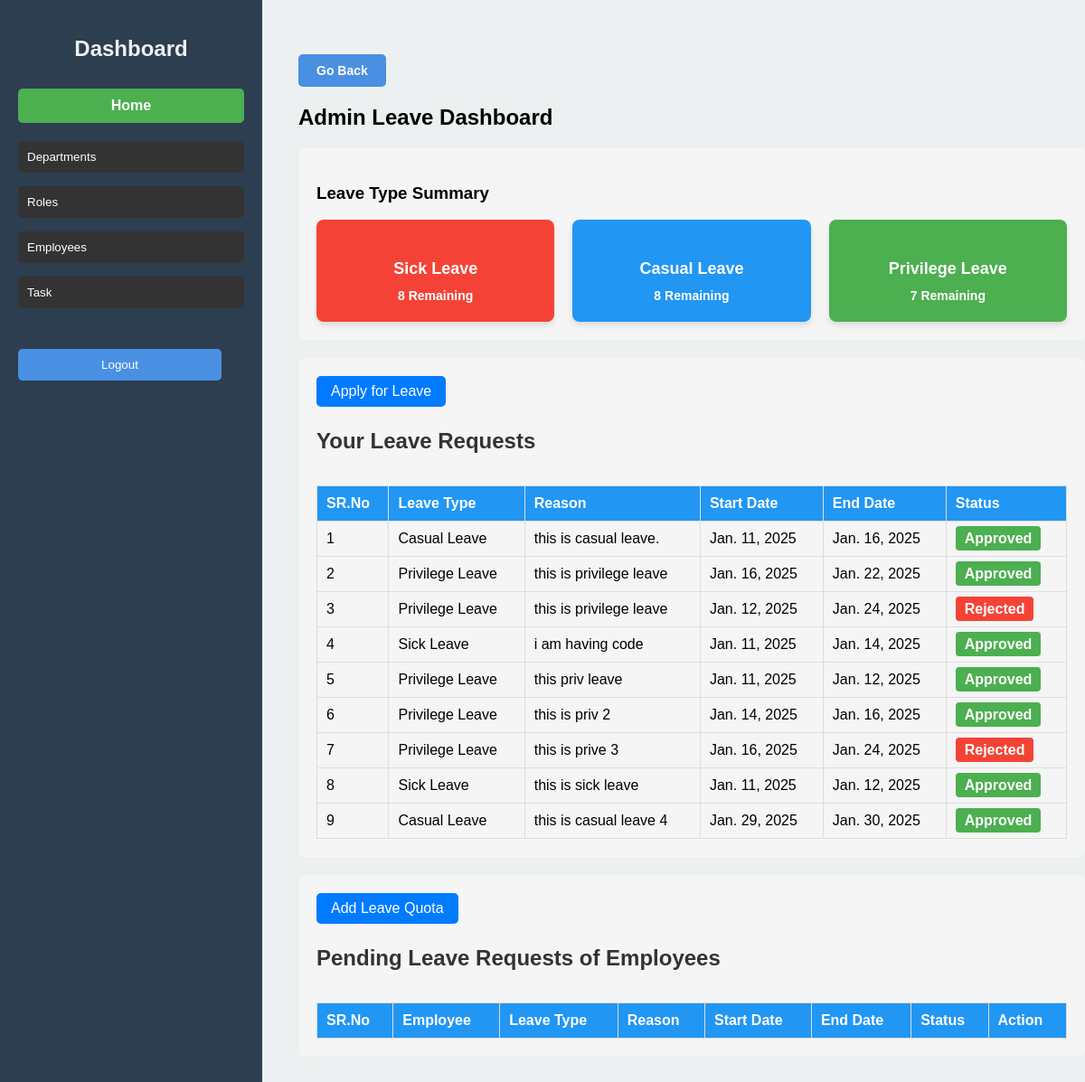
/leave_dashboard_admin/ (signed in), run on the app's committed database.
### deptapp/models.py (models this page shows, shortened)
class Leave(models.Model):
    class LeaveType(models.TextChoices):
        SICK_LEAVE = 'SL', 'Sick Leave'
        CASUAL_LEAVE = 'CL', 'Casual Leave'
        PRIVILEGE_LEAVE = 'PL', 'Privilege Leave'
        LEAVE_WITHOUT_PAY = 'LWP', 'Leave Without Pay'
    class Status(models.TextChoices):
        APPROVED = 'approved', 'Approved'
        REJECTED = 'rejected', 'Rejected'
        PENDING = 'pending', 'Pending'
    leave_id = models.AutoField(primary_key=True)
    employee = models.ForeignKey('Users', on_delete=models.CASCADE, related_name='leaves')
    leave_type = models.CharField(max_length=3, choices=LeaveType.choices)
    reason = models.CharField(max_length=200)
    start_date = models.DateField()
    end_date = models.DateField()
    total_days = models.PositiveIntegerField()
    status = models.CharField(max_length=10, choices=Status.choices, default=Status.PENDING)
    approved_by = models.ForeignKey('Users', on_delete=models.SET_NULL, null=True, blank=True, related_name='approved_leaves')
    created_at = models.DateTimeField(auto_now_add=True)
    updated_at = models.DateTimeField(auto_now=True)

### deptapp/views.py (the view)
# urls.py: path('leave_dashboard_admin/', views.leave_dashboard_admin, name='leave_dashboard_admin'),
@login_required
def leave_dashboard_admin(request):
    pending_leaves = Leave.objects.filter(status=Leave.Status.PENDING)
    employee_leaves = Leave.objects.filter(employee=request.user)
    leave_type_counts = Counter(leave.get_leave_type_display() for leave in pending_leaves)
    leave_type_summary = dict(leave_type_counts)
    leave_quotas = LeaveQuota.objects.filter(employee=request.user)
    remaining_leave_quotas = {
        'Sick_Leave': 0,
        'Casual_Leave': 0,
        'Privilege_Leave': 0,
    }
    for quota in leave_quotas:
        if quota.leave_type == LeaveQuota.LeaveType.SICK_LEAVE:
            remaining_leave_quotas['Sick_Leave'] = quota.remain_quota
        elif quota.leave_type == LeaveQuota.LeaveType.CASUAL_LEAVE:
            remaining_leave_quotas['Casual_Leave'] = quota.remain_quota
        elif quota.leave_type == LeaveQuota.LeaveType.PRIVILEGE_LEAVE:
            remaining_leave_quotas['Privilege_Leave'] = quota.remain_quota
    for leave in employee_leaves:
        if leave.status == Leave.Status.APPROVED:
            if leave.leave_type == Leave.LeaveType.SICK_LEAVE:
                remaining_leave_quotas['Sick_Leave'] -= 1
            elif leave.leave_type == Leave.LeaveType.CASUAL_LEAVE:
                remaining_leave_quotas['Casual_Leave'] -= 1
            elif leave.leave_type == Leave.LeaveType.PRIVILEGE_LEAVE:
                remaining_leave_quotas['Privilege_Leave'] -= 1
    return render(request, 'leave_dashboard_admin.html', {
        'pending_leaves': pending_leaves,
        'employee_leaves': employee_leaves,
        'leave_type_summary': leave_type_summary,
        'remaining_leave_quotas': remaining_leave_quotas,  # Pass remaining leave quotas for the logged-in admin
    })

### templates/leave_dashboard_admin.html (shortened to what this page needs)
{% extends 'base.html' %}
{% block content %}
<div class="dashboard-container">
    <a href="{% url 'viewtasks' %}" class="btn btn-top">Go Back</a>
    <h2>Admin Leave Dashboard</h2>
    <div class="leave-summary">
        <h3>Leave Type Summary</h3>
        <div class="leave-type-summary">
            <div class="leave-type-box sick-leave-box">
                <h4>Sick Leave</h4>
                <span>{{ remaining_leave_quotas.Sick_Leave }} Remaining</span>
            </div>
            <div class="leave-type-box casual-leave-box">
                <h4>Casual Leave</h4>
                <span>{{ remaining_leave_quotas.Casual_Leave }} Remaining</span>
            </div>
            <div class="leave-type-box privilege-leave-box">
                <h4>Privilege Leave</h4>
                <span>{{ remaining_leave_quotas.Privilege_Leave }} Remaining</span>
            </div>
        </div>
    </div>
    <div class="employee-leave-requests">
        <div class="apply-leave-btn-container">
            <a href="{% url 'apply_leave' %}" class="btn-apply-leave">Apply for Leave</a>
        </div>
        <h3>Your Leave Requests</h3>
        <div class="leave-table-container">
            <table>
                <tr>
                    <th>SR.No</th>
                    <th>Leave Type</th>
                    <th>Reason</th>
                    <th>Start Date</th>
                    <th>End Date</th>
                    <th>Status</th>
                </tr>
                {% for leave in employee_leaves %}
                <tr>
                    <td>{{ forloop.counter }}</td>
                    <td>{{ leave.get_leave_type_display }}</td>
                    <td>{{ leave.reason }}</td>
                    <td>{{ leave.start_date }}</td>
                    <td>{{ leave.end_date }}</td>
                    <td>
                        <span class="status {{ leave.status }}">
                            {{ leave.get_status_display }}
                        </span>
                    </td>
                </tr>
                {% endfor %}
            </table>
        </div>
    </div>
    <div class="pending-leave-requests">
        <div class="leave-quota-btn-container">
            <a href="{% url 'leave_quota_view' %}" class="btn-leave-quota">Add Leave Quota</a>
        </div>
        <h3>Pending Leave Requests of Employees</h3>
        <div class="leave-table-container">
            <table>
                <tr>
                    <th>SR.No</th>
                    <th>Employee</th>
                    <th>Leave Type</th>
                    <th>Reason</th>
                    <th>Start Date</th>
                    <th>End Date</th>
                    <th>Status</th>
                    <th>Action</th>
                </tr>
            </table>
        </div>
    </div>
</div>
{% endblock %}

### static/css/style.css (style rules this page uses)
body, html { margin: 0; padding: 0; font-family: Arial, sans-serif; display: flex; height: 100vh; flex-direction: column; }
@media (min-width: 768px) { body { flex-direction: row; } }
table { width: 100%; border-collapse: collapse; margin-top: 20px; }
table, th, td { border: 1px solid #bdc3c7; }
th, td { padding: 12px; text-align: center; }
th { background-color: #2980b9; color: white; }

### templates/leave_dashboard_admin.html (style rules this page uses)
.dashboard-container { display: flex; flex-direction: column; align-items: flex-start; margin-top: 20px; }
.apply-leave-btn-container, .leave-quota-btn-container { margin-bottom: 20px; }
.btn-apply-leave, .btn-leave-quota { display: inline-block; background-color: #007bff; color: white; padding: 8px 16px; border-radius: 5px; text-decoration: none; font-size: 16px; transition: background-color 0.3s; width: auto; }
.pending-leave-requests, .employee-leave-requests { width: 100%; background-color: #f5f5f5; padding: 20px; border-radius: 8px; margin-bottom: 20px; }
.pending-leave-requests h3, .employee-leave-requests h3 { margin-bottom: 15px; font-size: 24px; color: #333; }
.leave-summary { background-color: #f5f5f5; padding: 20px; border-radius: 8px; width: 100%; margin-bottom: 20px; }
.leave-type-summary { display: flex; justify-content: space-between; gap: 20px; }
.leave-type-box { padding: 20px; border-radius: 8px; color: white; width: 30%; text-align: center; box-shadow: 0px 4px 6px rgba(0, 0, 0, 0.1); }
.leave-type-box h4 { margin-bottom: 10px; font-size: 18px; }
.leave-type-box span { font-size: 14px; font-weight: 600; }
.sick-leave-box { background-color: #f44336; }
.casual-leave-box { background-color: #2196F3; }
.privilege-leave-box { background-color: #4CAF50; }
.leave-table-container { width: 100%; overflow-x: auto; }
.leave-table-container table { width: 100%; border-collapse: collapse; margin-top: 20px; }
.leave-table-container th, .leave-table-container td { padding: 10px; border: 1px solid #ddd; text-align: left; }
.leave-table-container th { background-color: #2196F3; color: white; }
.status { padding: 5px 10px; border-radius: 4px; font-weight: bold; }
.status.rejected { background-color: #F44336; color: white; }
.status.approved { background-color: #4CAF50; color: white; }
.btn { display: inline-block; padding: 10px 20px; font-size: 14px; font-weight: bold; text-align: center; text-decoration: none; border: none; border-radius: 5px; cursor: pointer; color: #fff; background-color: #4a90e2; }

### data on the page
Leave: leave_type "Casual Leave", reason "this is casual leave.", start_date "Jan. 11, 2025", end_date "Jan. 16, 2025", status "Approved"
Leave: leave_type "Privilege Leave", reason "this is privilege leave", start_date "Jan. 16, 2025", end_date "Jan. 22, 2025", status "Approved"
Leave: leave_type "Privilege Leave", reason "this is privilege leave", start_date "Jan. 12, 2025", end_date "Jan. 24, 2025", status "Rejected"
Leave: leave_type "Sick Leave", reason "i am having code", start_date "Jan. 11, 2025", end_date "Jan. 14, 2025", status "Approved"
Leave: leave_type "Privilege Leave", reason "this priv leave", start_date "Jan. 11, 2025", end_date "Jan. 12, 2025", status "Approved"
Leave: leave_type "Privilege Leave", reason "this is priv 2", start_date "Jan. 14, 2025", end_date "Jan. 16, 2025", status "Approved"
Leave: leave_type "Privilege Leave", reason "this is prive 3", start_date "Jan. 16, 2025", end_date "Jan. 24, 2025", status "Rejected"
Leave: leave_type "Sick Leave", reason "this is sick leave", start_date "Jan. 11, 2025", end_date "Jan. 12, 2025", status "Approved"
Leave: leave_type "Casual Leave", reason "this is casual leave 4", start_date "Jan. 29, 2025", end_date "Jan. 30, 2025", status "Approved"

### other printed values
{{ remaining_leave_quotas.Sick_Leave }} "8"
{{ remaining_leave_quotas.Casual_Leave }} "8"
{{ remaining_leave_quotas.Privilege_Leave }} "7"
